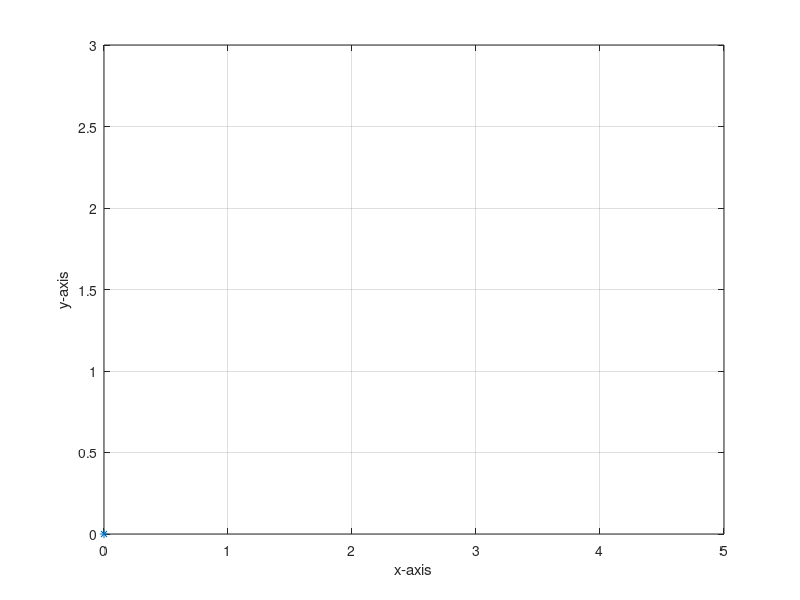

The MATLAB source for this figure: (Note: this script raises an error after producing the figure.)
% function s=bug1_algo()
clear all
........................................................................................................................
% p_start=input('Enter the starting point in matrix form.(Eg: [x y z])..........P_start=');
% p_goal=input('Enter the goal point in matrix form.(Eg: [x y z])..........P_goal=');
% s=input('What is the step size.(Eg: 0.1)..........Step size=');
% t=input('What is the tolerance.(Eg: 0.1)..........Tolerance=');
% xboundary=input('what is the x-asxis boundary?[Eg: [Xmin  Xmax].........');
% yboundary=input('what is the y-asxis boundary?[Eg: [Ymin  Ymaxy].........');
% 
% n=input('How many obstacles are there?(Eg: 2)..........number of obstacles=');
% 
% for i=1:n
%     v=input('How many vertices are there?(Eg:3)........number of vertices/sides=');
%     obstacle_number=i
%     for j=1:v
%         obs(j,:,i)=input('Give vertices point .(Eg: [x1 y1])..........');
%     end
%     
% end

s=0.1;  % s-step_size
t=0.2;  %t-tolerence
p_start= [0 0];
p_goal=[5 3];
obs(:,:,1)=[1 0;1 2;3 0];
obs(:,:,2)=[4 1;2 3;5 2];
xboundary=[0 5];
yboundary=[0 3];
n=2;
v=3;

q=1000;

........................................................................................................................
%% %environment plotting
...............................................................................................................
x_p=linspace(xboundary(1,1),xboundary(1,2),0.01);
y_p=linspace(yboundary(1,1),yboundary(1,2),0.01); plot(x_p,y_p)

xlabel('x-axis')
xlim(xboundary) 
ylabel('y-axis') 
ylim(yboundary) 
hold on; 
grid on;

%plotting p_start and p_goal plot(p_goal(1,1),p_goal(1,2),'*')
plot(p_start(1,1),p_start(1,2),'*')

for i=1:n  %number of obstacles
    for j=1:v   %number of vertices
        x_vertex(1,j)=obs(j,1,i); 
        y_vertex(1,j)=obs(j,2,i);
        
    end 
    obs_plot(i)=polyshape(x_vertex,y_vertex); 
    plot(obs_plot(i))
end

%% %obstacle polygon line equations
.....................................................................................................................

for i=1:n   %number of obstacles
    for j=1:v   %number of vertices
%         x_vert=[obs(j,1,i) obs(j+1,1,i)];
%         y_vert=[obs(j,2,i) obs(j+1,2,i)];

        obs(v+1,1,i)=obs(1,1,i);
        obs(v+1,2,i)=obs(1,2,i);
        
        coefficient= polyfit([obs(j,1,i),obs(j+1,1,i)], [obs(j,2,i),obs(j+1,2,i)], 1); %need correction.................
        m(1,j,i)=atand(coefficient(1));
        % row-i th obstacle 
        % column-gradient of the j th side
    end
     
end

%% % shortes distance
for i=1:n
    for j=1:v
        a=[obs(j,1,i),obs(j,2,i),0] - [obs(j+1,1,i),obs(j+1,2,i),0];
        b=[p_goal(1,1) p_goal(1,2) 0] - [obs(j+1,1,i),obs(j+1,2,i),0];
        d(1,j,i) =  norm(cross(a,b)) / norm(a);
    end
    
end

%%

x=p_start(1,1);
y=p_start(1,2);

for i=1:n  %number of obstacles
i=1;
    distance=sqrt((x-p_goal(1,1))^2-(y-p_goal(1,2))^2);
    theta(1)=atand((x-p_goal(1,2))/(y-p_goal(1,1)));

    %calculating p_hit1
    L=[x  y;p_goal(1,1) p_goal(1,2)];
    inter =intersect(obs_plot(1,i),L);  %inter1=phit1
   
    while distance > s
               plot(x,y,'*')
               hold on
               drawnow        

               x=x+s*cosd(theta(1));
               y=y+s*sind(theta(1));
               
               distance = sqrt((x-p_goal(1,1))^2+(y-p_goal(1,2))^2);
               dis_obs = sqrt((x-inter(1,1))^2+(y-inter(1,2))^2);
              
               if dis_obs < t
                 break
               elseif x>xboundary(1,2) || x<xboundary(1,1) || y<yboundary(1,1) || y>yboundary(1,2)
                   text(((xboundary(1,2)-xboundary(1,1))/2)-0.5,(yboundary(1,2)-yboundary(1,1))/2 , status);
               end
    end
                   

    for j=1:v  %numver of vertices
        %circumnavigate obs
       
            if obs(j,2,i) > obs(j+1,2,i)

                if obs(j,1,i) > obs(j+1,1,i)
                    
                    while   y < obs(j,2,i)+s && y > obs(j+1,2,i)-s &&  x < obs(j,1,i)+s && x > obs(j+1,1,i)-s
                       plot(x,y,'o')
                       hold on
                       drawnow 
                    
                       x=x+s*cosd(m(1,j,i));
                       y=y+s*sind(m(1,j,i));          
                    end
                elseif obs(j,1,i) <= obs(j+1,1,i)
                    
                    while   y < obs(j,2,i)+s && y > obs(j+1,2,i)-s &&  x > obs(j,1,i)-s && x < obs(j+1,1,i)+s
                       plot(x,y,'o')
                       hold on
                       drawnow 
                    
                       x=x+s*cosd(m(1,1,i));
                       y=y+s*sind(m(1,1,i));          
                    end
                else
                    while   y < obs(j,2,i)+s && y > obs(j+1,2,i)-s 
                       plot(x,y,'o')
                       hold on
                       drawnow 
                    
                       x=x+s*cosd(m(1,j,i));
                       y=y+s*sind(m(1,j,i));   
                    end
                end
            end
                  
          
            if obs(j,2,i) < obs(j+1,2,i)
                 
                if obs(j,1,i) > obs(j+1,1,i)
                    
                    while   y > obs(j,2,i)-s && y < obs(j+1,2,i)+s &&  x < obs(j,1,i)+s && x > obs(j+1,1,i)-s
                       
                       plot(x,y,'o')
                       hold on
                       drawnow 
                    
                       x=x+s*cosd(m(1,j,i));
                       y=y+s*sind(m(1,j,i));          
                    end
                elseif obs(j,1,i) < obs(j+1,1,i)
                    
                    while   y > obs(j,2,i)-s && y < obs(j+1,2,i)+s &&  x > obs(j,1,i)-s && x < obs(j+1,1,i)+s
                       plot(x,y,'o')
                       hold on
                       drawnow 
                    
                       x=x+s*cosd(m(1,j,i));
                       y=y+s*sind(m(1,j,i));          
                    end
                elseif obs(j,1,i) == obs(j+1,1,i)
                     
                    while   y > obs(j,2,i)-s && y < obs(j+1,2,i)+s 
                       plot(x,y,'o')
                       hold on
                       drawnow 
                    
                       x=x+s*cosd(m(1,j,i));
                       y=y+s*sind(m(1,j,i));   
                    end
                    
                end
            end

            if obs(j,2,i) == obs(j+1,2,i)
                if obs(j,1,i) > obs(j+1,1,i)
                    
                    while  x < obs(j,1,i)+s && x > obs(j+1,1,i)-s 
                       
                       plot(x,y,'o')
                       hold on
                       drawnow 
                    
                       x=x+s*cosd(m(1,j,i));
                       y=y+s*sind(m(1,j,i));          
                    end
                elseif obs(j,1,i) < obs(j+1,1,i)
                    
                    while    x > obs(j,1,1)-s && x < obs(j+1,1,1)+s
                       plot(x,y,'o')
                       hold on
                       drawnow 
                    
                       x=x+s*cosd(m(1,j,i));
                       y=y+s*sind(m(1,j,i));          
                    end
                elseif obs(j,1,i)==obs(j+1,1,i)
                    while   1
                       plot(x,y,'o')
                       hold on
                       drawnow 
                    
                       x=x+s*cosd(m(1,j,i));
                       y=y+s*sind(m(1,j,i));   
                    end
                end
            end
                
                
             if x>xboundary(1,2) || x<xboundary(1,1) || y<yboundary(1,1) || y>yboundary(1,2)
                       text(((xboundary(1,2)-xboundary(1,1))/2)-0.5,(yboundary(1,2)-yboundary(1,1))/2 , status);
                      
             end
                
    

    end
    
    
end
